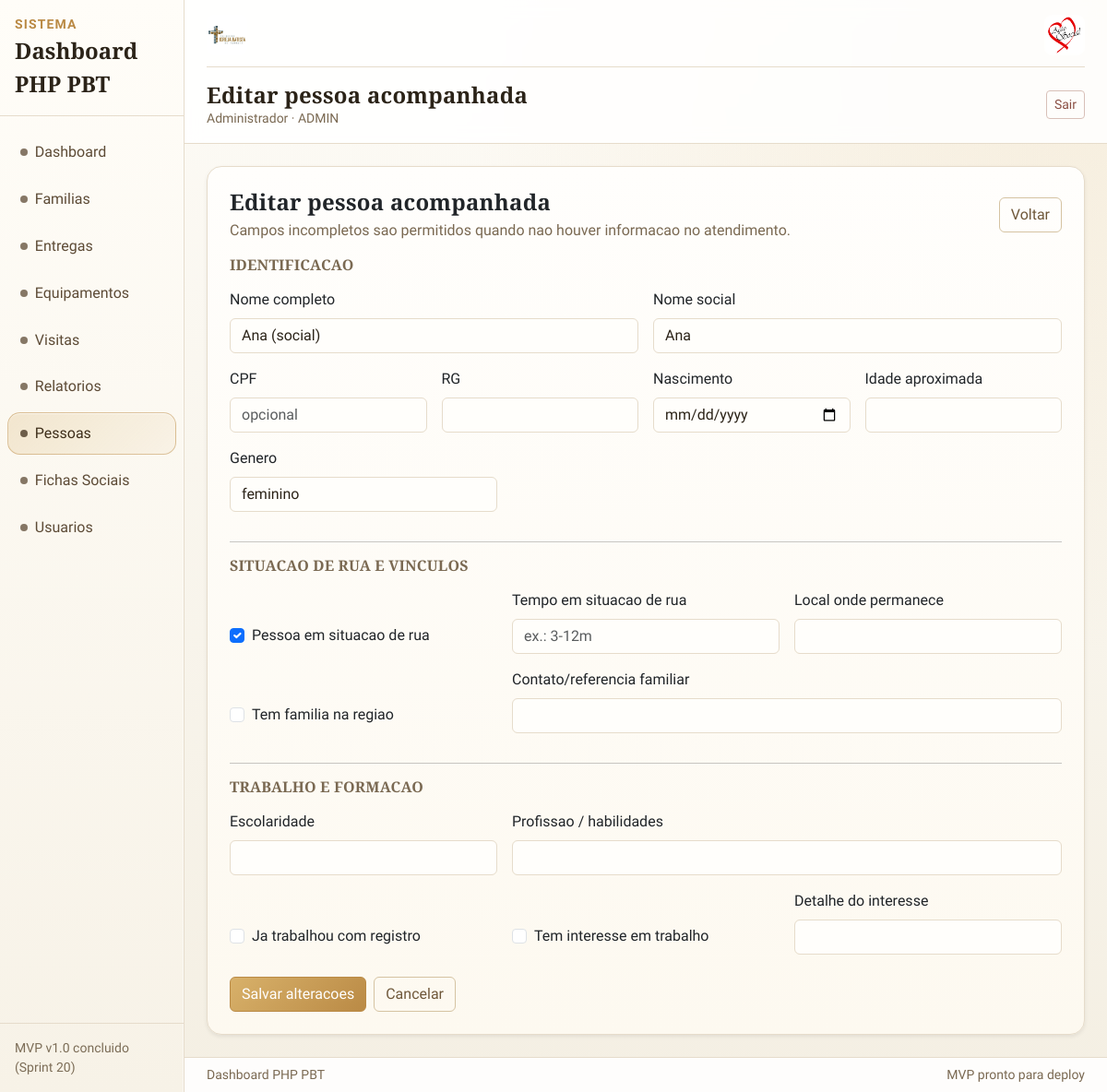
The page /people/edit?id=2 (signed in) on the database its author committed.
### tables this page shows
CREATE TABLE IF NOT EXISTS people (
  id INT AUTO_INCREMENT PRIMARY KEY,
  full_name VARCHAR(160) NULL,
  social_name VARCHAR(160) NULL,
  cpf VARCHAR(14) NULL UNIQUE,
  rg VARCHAR(20) NULL,
  birth_date DATE NULL,
  approx_age INT NULL,
  gender VARCHAR(20) NULL,
  is_homeless TINYINT(1) NOT NULL DEFAULT 0,
  homeless_time VARCHAR(20) NULL,
  stay_location VARCHAR(200) NULL,
  has_family_in_region TINYINT(1) NOT NULL DEFAULT 0,
  family_contact VARCHAR(200) NULL,
  education_level VARCHAR(40) NULL,
  profession_skills VARCHAR(200) NULL,
  formal_work_history TINYINT(1) NOT NULL DEFAULT 0,
  work_interest TINYINT(1) NOT NULL DEFAULT 0,
  work_interest_detail VARCHAR(200) NULL,
  created_at DATETIME NOT NULL DEFAULT CURRENT_TIMESTAMP,
  updated_at DATETIME NULL DEFAULT NULL ON UPDATE CURRENT_TIMESTAMP,
  INDEX idx_people_full_name (full_name),
  INDEX idx_people_social_name (social_name),
  INDEX idx_people_is_homeless (is_homeless),
  INDEX idx_people_updated_at (updated_at)
);

### app/Views/people/form.php (the view, shortened to what the rows shown need)
<?php
$isEdit = ($mode ?? 'create') === 'edit';
$person = is_array($person ?? null) ? $person : [];
?>
<div class="row justify-content-center">
    <div class="col-12">
        <div class="card border-0 shadow-sm">
            <div class="card-body p-4">
                <div class="d-flex justify-content-between align-items-center mb-3">
                    <div>
                        <h2 class="h4 mb-1"><?= $isEdit ? 'Editar pessoa acompanhada' : 'Nova pessoa acompanhada' ?></h2>
                    </div>
                </div>
                <form method="post" action="<?= $isEdit ? '/people/update?id=' . (int) ($person['id'] ?? 0) : '/people' ?>">
                    <div class="row g-3">
                        <div class="col-12 col-md-6">
                            <label class="form-label">Nome completo</label>
                            <input class="form-control" name="full_name" value="<?= htmlspecialchars((string) ($person['full_name'] ?? ''), ENT_QUOTES, 'UTF-8') ?>">
                        </div>
                        <div class="col-12 col-md-6">
                            <label class="form-label">Nome social</label>
                            <input class="form-control" name="social_name" value="<?= htmlspecialchars((string) ($person['social_name'] ?? ''), ENT_QUOTES, 'UTF-8') ?>">
                        </div>
                        <div class="col-12 col-md-4">
                            <label class="form-label">Genero</label>
                            <input class="form-control" name="gender" value="<?= htmlspecialchars((string) ($person['gender'] ?? ''), ENT_QUOTES, 'UTF-8') ?>">
                        </div>
                        <div class="col-12 col-md-4 d-flex align-items-end">
                            <div class="form-check mb-2">
                                <input class="form-check-input" type="checkbox" id="is_homeless" name="is_homeless" value="1" <?= ((int) ($person['is_homeless'] ?? 0) === 1) ? 'checked' : '' ?>>
                                <label class="form-check-label" for="is_homeless">Pessoa em situacao de rua</label>
                            </div>
                        </div>
                        <div class="col-12 col-md-4 d-flex align-items-end">
                            <div class="form-check mb-2">
                                <input class="form-check-input" type="checkbox" id="has_family_in_region" name="has_family_in_region" value="1" <?= ((int) ($person['has_family_in_region'] ?? 0) === 1) ? 'checked' : '' ?>>
                                <label class="form-check-label" for="has_family_in_region">Tem familia na regiao</label>
                            </div>
                        </div>
                        <div class="col-12 col-md-4 d-flex align-items-end">
                            <div class="form-check mb-2">
                                <input class="form-check-input" type="checkbox" id="formal_work_history" name="formal_work_history" value="1" <?= ((int) ($person['formal_work_history'] ?? 0) === 1) ? 'checked' : '' ?>>
                                <label class="form-check-label" for="formal_work_history">Ja trabalhou com registro</label>
                            </div>
                        </div>
                        <div class="col-12 col-md-4 d-flex align-items-end">
                            <div class="form-check mb-2">
                                <input class="form-check-input" type="checkbox" id="work_interest" name="work_interest" value="1" <?= ((int) ($person['work_interest'] ?? 0) === 1) ? 'checked' : '' ?>>
                                <label class="form-check-label" for="work_interest">Tem interesse em trabalho</label>
                            </div>
                        </div>
                    </div>
                </form>
            </div>
        </div>
    </div>
</div>

### rows shown on the page
people: full_name "Ana (social)", social_name "Ana", gender "feminino", is_homeless "☑"

### other values the page prints
$layoutAppName "Dashboard PHP PBT"
$item['label'] "Dashboard"
$item['label'] "Familias"
$item['label'] "Entregas"
$item['label'] "Equipamentos"
$item['label'] "Visitas"
$item['label'] "Relatorios"
$item['label'] "Pessoas"
$item['label'] "Fichas Sociais"
$item['label'] "Usuarios"
$layoutTitle "Editar pessoa acompanhada"
$layoutUserName "Administrador"
$layoutUserRole "ADMIN"
